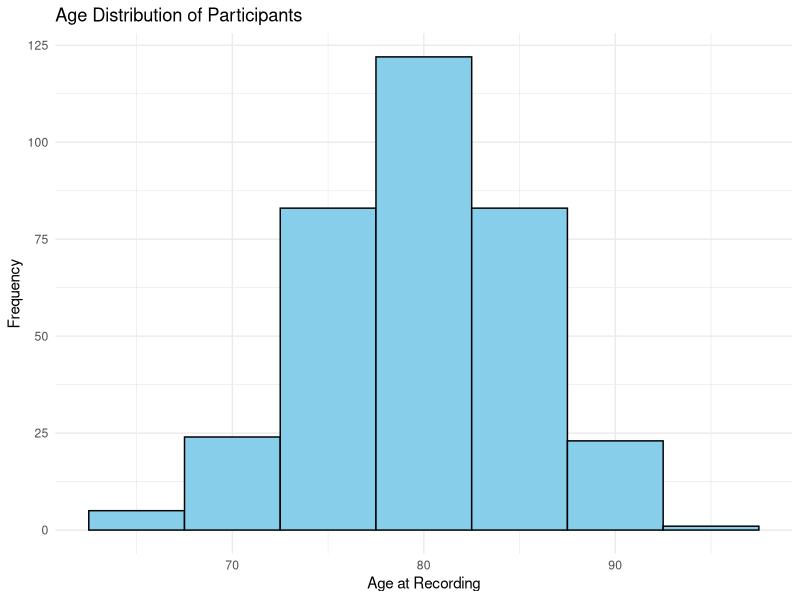
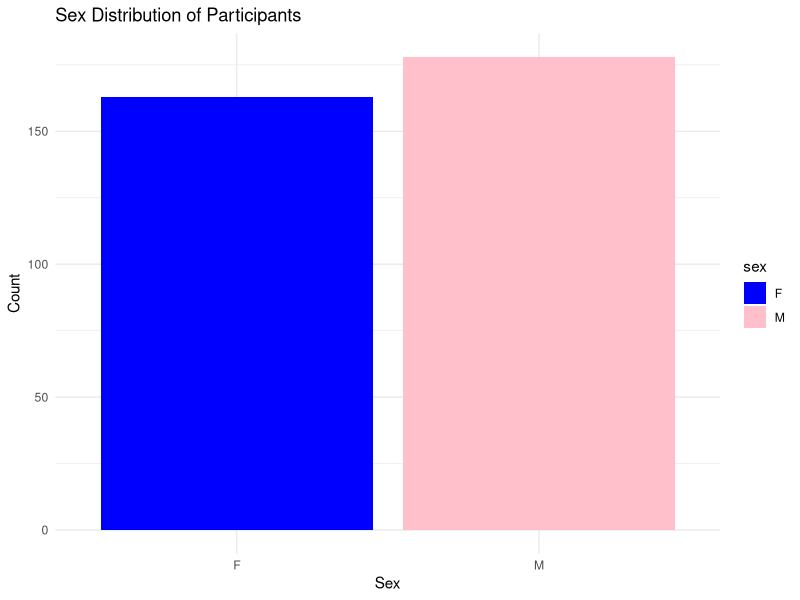
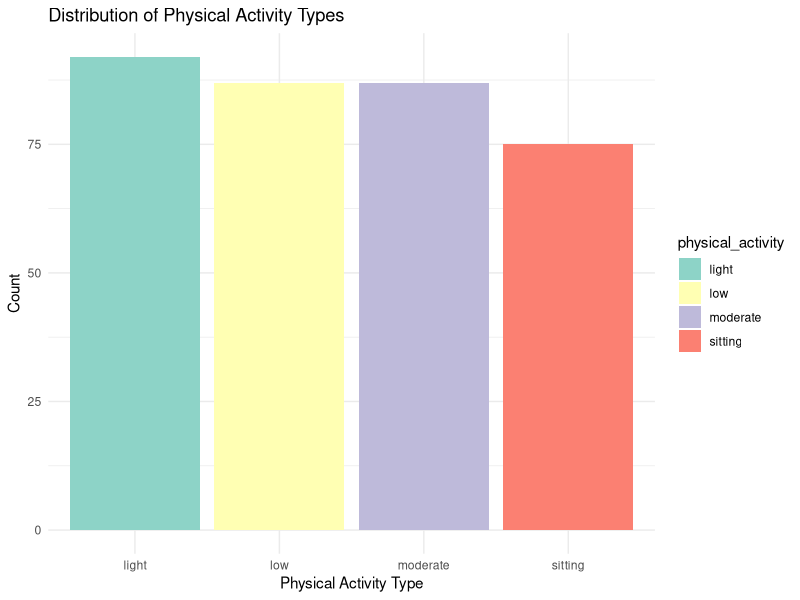
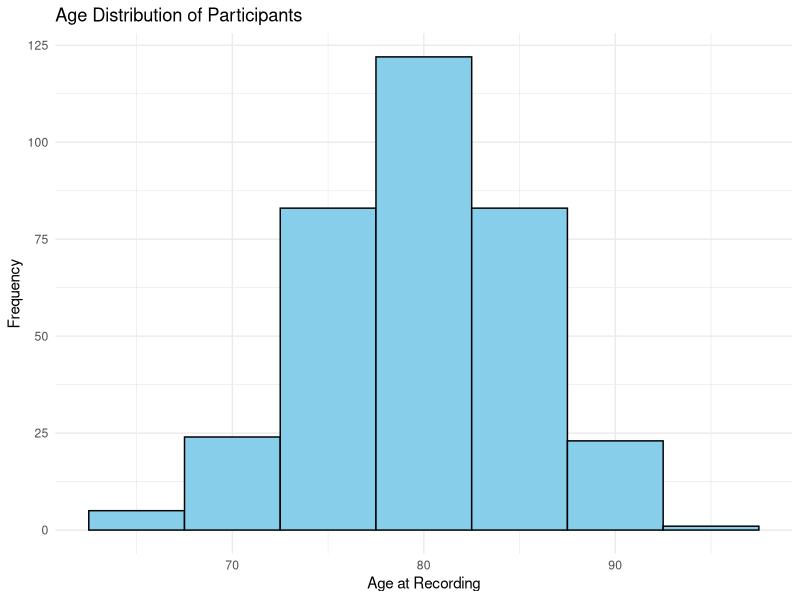

Write R code to recreate these figures, in order.
## ---- chunk 1
knitr::opts_chunk$set(echo = TRUE, warning = FALSE, message = FALSE)
## ---- chunk 2
library(tidyverse)

#load data
carehome_data <- read.csv("carehomedata_assessment2024.csv")
head(carehome_data)

demographic_summary <- carehome_data %>%
  select(participant_id, sex, age_at_recording, BMI, carehome_id) %>%
  summary()

# # Print the summary table
# print(demographic_summary)

# Print the summary table
knitr::kable(demographic_summary, caption = "Summary of Demographic and Baseline Characteristics")

# Age Distribution Graph
ggplot(carehome_data, aes(x = age_at_recording)) +
  geom_histogram(binwidth = 5, fill = "skyblue", color = "black") +
  labs(title = "Age Distribution of Participants",
       x = "Age at Recording",
       y = "Frequency") +
  theme_minimal()

# Sex Distribution Graph
ggplot(carehome_data, aes(x = sex, fill = sex)) +
  geom_bar() +
  labs(title = "Sex Distribution of Participants",
       x = "Sex",
       y = "Count") +
  theme_minimal() +
  scale_fill_manual(values = c("blue", "pink"))

# Physical Activity Type Distribution
ggplot(carehome_data, aes(x = physical_activity, fill = physical_activity)) +
  geom_bar() +
  labs(title = "Distribution of Physical Activity Types",
       x = "Physical Activity Type",
       y = "Count") +
  theme_minimal() +
  scale_fill_brewer(palette = "Set3")


# Generate a graph for Age Distribution
age_distribution <- ggplot(carehome_data, aes(x = age_at_recording)) +
  geom_histogram(binwidth = 5, fill = "skyblue", color = "black") +
  labs(title = "Age Distribution of Participants",
       x = "Age at Recording",
       y = "Frequency") +
  theme_minimal()

# Print the graph
print(age_distribution)

# Conduct a t-test to compare BMI between the two care homes if applicable
t_test_results <- t.test(BMI ~ carehome_id, data = carehome_data)

# Print t-test results
print(t_test_results)


